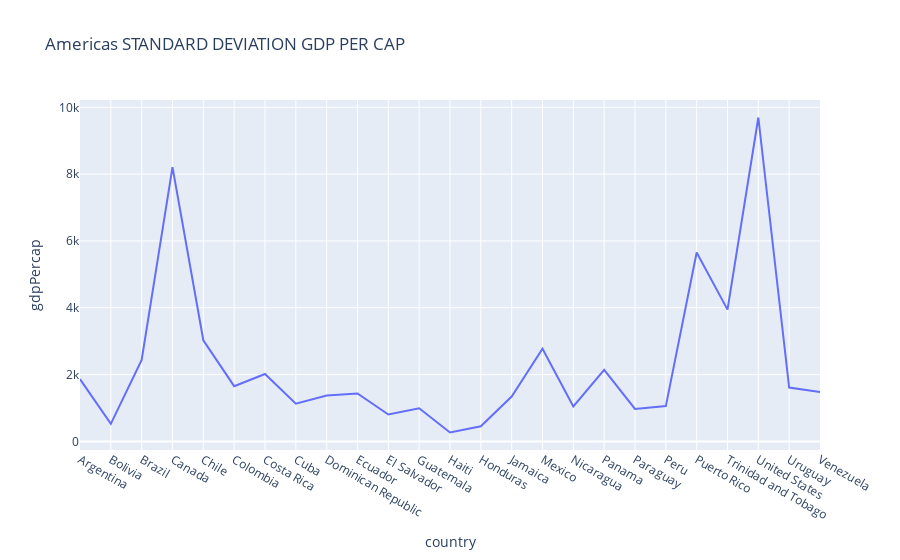

Here is the notebook cell this chart was saved with:
### Code cell
Gdp_dev=data.groupby(['country','continent'])['gdpPercap'].std().reset_index()
EuropeGdp=Gdp_dev[Gdp_dev['continent']=='Americas']
fig=px.line(EuropeGdp, y='gdpPercap', x='country', title="Americas STANDARD DEVIATION GDP PER CAP ")
fig.show()

### Figure 1 — Plotly figure (JSON) as saved in the notebook; plotly's stock layout.template omitted (floating-point values rounded to 4 significant figures)
{"data": [{"hovertemplate": "country=%{x}<br>gdpPercap=%{y}<extra></extra>", "legendgroup": "", "line": {"color": "#636efa", "dash": "solid"}, "mode": "lines", "name": "", "orientation": "v", "showlegend": false, "type": "scatter", "x": ["Argentina", "Bolivia", "Brazil", "Canada", "Chile", "Colombia", "Costa Rica", "Cuba", "Dominican Republic", "Ecuador", "El Salvador", "Guatemala", "Haiti", "Honduras", "Jamaica", "Mexico", "Nicaragua", "Panama", "Paraguay", "Peru", "Puerto Rico", "Trinidad and Tobago", "United States", "Uruguay", "Venezuela"], "xaxis": "x", "y": [1863.0, 524.7, 2436.0, 8210.0, 3026.0, 1653.0, 2019.0, 1128.0, 1374.0, 1435.0, 804.7, 992.2, 266.4, 453.6, 1343.0, 2771.0, 1045.0, 2139.0, 971.5, 1057.0, 5653.0, 3944.0, 9695.0, 1612.0, 1476.0], "yaxis": "y"}], "layout": {"legend": {"tracegroupgap": 0}, "title": {"text": "Americas STANDARD DEVIATION GDP PER CAP "}, "xaxis": {"anchor": "y", "domain": [0, 1], "title": {"text": "country"}}, "yaxis": {"anchor": "x", "domain": [0, 1], "title": {"text": "gdpPercap"}}}}
